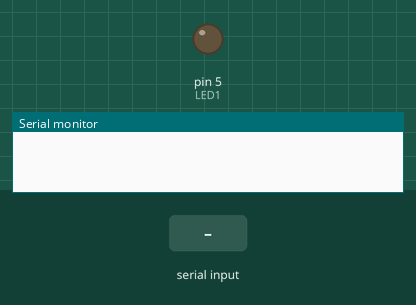
Recording of a sketch running on a simulated Arduino Uno, built with avr-gcc and run on an emulated ATmega328P. Shown: output pins drawn as LEDs (lit = HIGH), the last lines printed to the serial monitor. The inputs (shaded band) are chosen by the test bench.

Above: at 1.2 s.
1.3 s: "1" received over Serial
At 3.4 s:
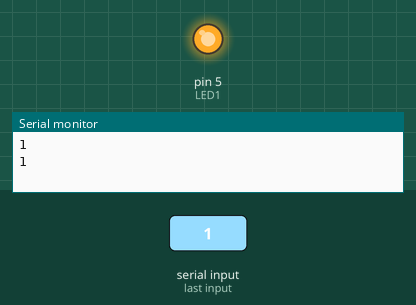
Timing chart, 0 to 4.9 s (numbered marks = the images above; inputs shaded):
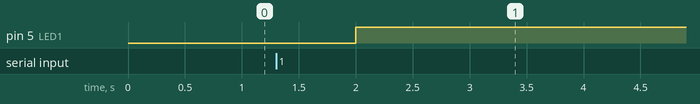

Measured:
- after the input at 1.3 s, pin 5 (LED1): LOW → HIGH after 0.70 s

The sketch:

flame_sensor_nodemcu.ino
```cpp
int LED1 = 5;
String data = "";

void setup() {
  Serial.begin(9600);
  pinMode(LED1, OUTPUT);
}

void loop() {
  while (Serial.available() > 0) {
    data += char(Serial.read());
    digitalWrite(LED1, HIGH);
  }
  Serial.println(data);
  delay(1000);
}
```
